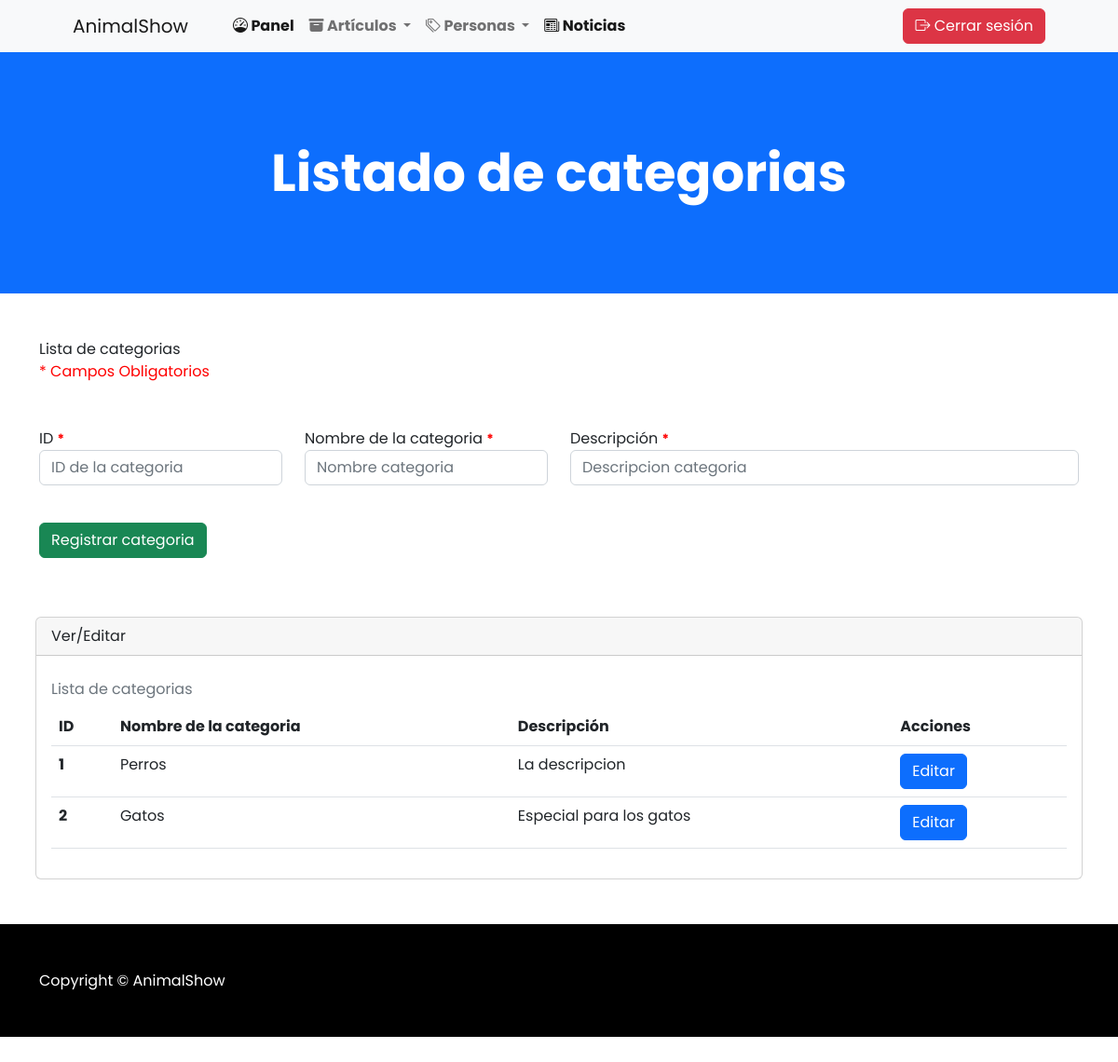
Screenshot of /categorias with the database file from the repository.
### apps/Shopanimal/models.py (models this page shows, shortened)
class Categoria(models.Model):
    id_categoria = models.IntegerField(primary_key=True)
    nombre_categoria = models.CharField(max_length=100)
    descripcion = models.CharField(max_length=100)

### apps/Shopanimal/views.py (the view)
# urls.py: path('categorias',views.cargarListaCategorias),
def cargarListaCategorias(request):
    categorias = Categoria.objects.all()
    return render(request,"agregarCat.html",{"lcate":categorias})

### apps/Shopanimal/templates/agregarCat.html (shortened to what this page needs)
{% extends './baseAdmin.html' %} {% load static %} {% block head %}
<link rel="stylesheet" href="{% static 'css/style.css' %}" />
{% endblock %} {% block body %}
<header class="bg-primary py-5">
  <div class="container px-4 px-lg-5 my-5">
    <div class="text-center text-white">
      <h1 class="display-4 fw-bolder">Listado de categorias</h1>
    </div>
  </div>
</header>
<div class="container mt-5">
  <caption>
    Lista de categorias
  </caption>
  <br />
  <span class="rd-point">* Campos Obligatorios</span>
</div>
<form
  id="agregarCategoriaForm"
  action="/agregarCategoriaForm"
  method="POST"
  enctype="multipart/form-data"
>
  <div class="container mt-5 mb-5">
    <div class="row">
      <div class="col-md-3">
        <div class="form-group mb-3">
          <label for="txtID">ID <small>*</small></label>
          <input
            name="txtID"
            id="txtID"
            type="number"
            class="form-control"
            placeholder="ID de la categoria"
          />
        </div>
      </div>
      <div class="col-md-3">
        <div class="form-group mb-3">
          <label for="txtCategoria"
            >Nombre de la categoria <small>*</small></label
          >
          <input
            name="txtCategoria"
            id="txtCategoria"
            type="text"
            class="form-control"
            placeholder="Nombre categoria"
          />
        </div>
      </div>
      <div class="col-md-6">
        <div class="form-group mb-3">
          <label for="txtDescripcion">Descripción <small>*</small></label>
          <input
            name="txtDescripcion"
            id="txtDescripcion"
            type="text"
            class="form-control"
            placeholder="Descripcion categoria"
          />
        </div>
      </div>
      <div class="col-md-3">
        <div class="form-group mt-4">
          <button id="btnEnviar" type="submit" class="btn btn-success">
            Registrar categoria
          </button>
        </div>
      </div>
    </div>
  </div>
</form>
<div class="container px-4 px-lg-2 mt-5 mb-5">
  <div class="card">
    <div class="card-header">Ver/Editar</div>
    <div class="card-body">
      <table class="table caption-top">
        <caption>
          Lista de categorias
        </caption>
        <thead>
          <tr>
            <th scope="col">ID</th>
            <th scope="col">Nombre de la categoria</th>
            <th scope="col">Descripción</th>
            <th scope="col">Acciones</th>
          </tr>
        </thead>
        <tbody>
          {% for c in lcate %}
          <tr>
            <th scope="row">{{c.id_categoria}}</th>
            <td>{{c.nombre_categoria}}</td>
            <td>{{c.descripcion}}</td>
            <td>
              <a href="/editarProducto/{{p.sku}}" class="btn btn-primary"
                >Editar</a
              >
            </td>
          </tr>
          {% endfor %}
        </tbody>
      </table>
    </div>
  </div>
</div>
{% endblock %}

### rows the page displays
Categoria: id_categoria "1", nombre_categoria "Perros", descripcion "La descripcion"
Categoria: id_categoria "2", nombre_categoria "Gatos", descripcion "Especial para los gatos"
